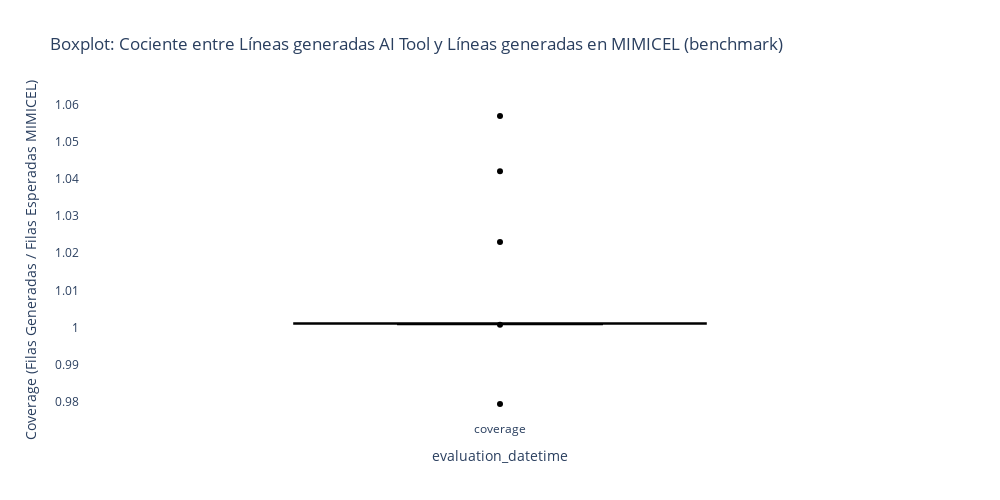

The cell this chart's notebook holds for it:
### Markdown cell above
**Coverage**: Índice de cobertura entre las filas generadas por la AI Tool y las filas esperadas en el dataset de control MIMICEL.  
  $$ \text{Coverage} = \frac{\text{Rows}_{\text{AI Tool}}}{\text{Rows}_{\text{MIMICEL}}} $$

### Code cell
# Bloque df de métricas rendimiento coverage.
# Nos indicaría que número de filas han generado los scripts SQL de la AI Tool
df_results_ok_coverage = df_results_ok[['uuid', 'coverage']].copy()

# Conteo de casos donde coverage es 1
conteo_coverage_1 = len(df_results_ok_coverage['coverage'][
    (df_results_ok_coverage['coverage'] == 1)
])

print(f"Casos `Coverage=1` perfecto: {conteo_coverage_1} casos.")
# Mostramos el resumen de las métricas de coverage
display(df_results_ok_coverage.describe().round(2))

# Boxplot de coverage
boxplot(
    df_results_ok_coverage, 
    title="Boxplot: Cociente entre Líneas generadas AI Tool y Líneas generadas en MIMICEL (benchmark)",
    value_name="Coverage (Filas Generadas / Filas Esperadas MIMICEL)",
    category_name="evaluation_datetime"
    )

### Figure 1 — Plotly figure (JSON) as saved in the notebook; plotly's stock layout.template omitted (floating-point values rounded to 4 significant figures)
{"data": [{"alignmentgroup": "True", "hovertemplate": "evaluation_datetime=%{x}<br>Coverage (Filas Generadas / Filas Esperadas MIMICEL)=%{y}<extra></extra>", "legendgroup": "", "marker": {"color": "#000000"}, "name": "", "notched": false, "offsetgroup": "", "orientation": "v", "showlegend": false, "type": "box", "x": ["coverage", "coverage", "coverage", "coverage", "coverage", "coverage", "coverage", "coverage", "coverage", "coverage", "coverage", "coverage", "coverage", "coverage", "coverage"], "x0": " ", "xaxis": "x", "y": [1.001, 1.001, 1.001, 1.057, 1.001, 1.001, 0.9794, 1.023, 1.001, 1.001, 1.001, 1.001, 1.042, 1.001, 1.001], "y0": " ", "yaxis": "y"}], "layout": {"boxgap": 0.3, "boxgroupgap": 0.3, "boxmode": "group", "height": 500, "legend": {"tracegroupgap": 0}, "paper_bgcolor": "white", "plot_bgcolor": "white", "title": {"text": "Boxplot: Cociente entre Líneas generadas AI Tool y Líneas generadas en MIMICEL (benchmark)"}, "width": 1000, "xaxis": {"anchor": "y", "domain": [0, 1], "title": {"text": "evaluation_datetime"}}, "yaxis": {"anchor": "x", "domain": [0, 1], "title": {"text": "Coverage (Filas Generadas / Filas Esperadas MIMICEL)"}}}}
